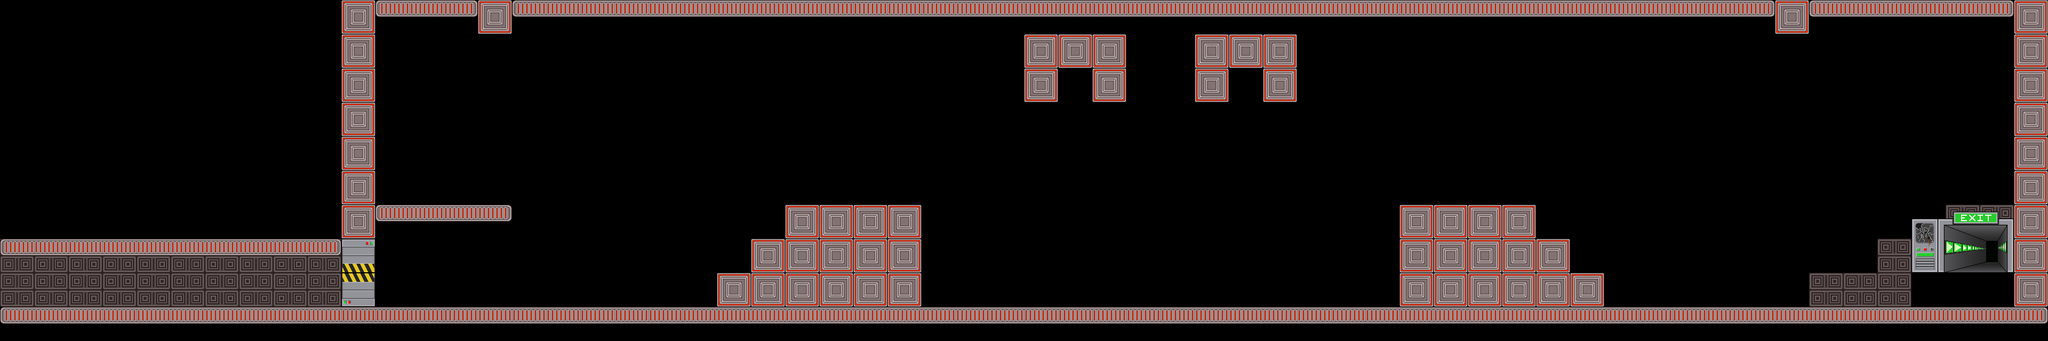

This game map was drawn from its Tiled (.tmx) file and the tilesets committed beside it. A one-line description and the trimmed map source follow:
An orthogonal 60x10 tile map with 64x64 px tiles, 2 tile layers (foreground, front), 17 tilesets and 87 objects (2x Attractive).

<map version="1.0" orientation="orthogonal" width="60" height="10" tilewidth="64" tileheight="64">
 <tileset firstgid="1" name="mur" tilewidth="64" tileheight="64">
  <image source="data/mur.png" trans="ffffff" width="64" height="64" />
 </tileset>
 <tileset firstgid="2" name="sol" tilewidth="64" tileheight="64">
  <image source="data/sol.png" trans="ffffff" width="64" height="64" />
 </tileset>
 <tileset firstgid="3" name="alone" tilewidth="64" tileheight="64">
  <image source="data/alone.png" width="64" height="64" />
 </tileset>
 <tileset firstgid="4" name="left" tilewidth="64" tileheight="64">
  <image source="data/left.png" width="64" height="64" />
 </tileset>
 <tileset firstgid="5" name="mid" tilewidth="64" tileheight="64">
  <image source="data/mid.png" width="64" height="64" />
 </tileset>
 <tileset firstgid="6" name="right" tilewidth="64" tileheight="64">
  <image source="data/right.png" width="64" height="64" />
 </tileset>
 <tileset firstgid="7" name="portebas" tilewidth="64" tileheight="64">
  <image source="data/portebas.png" width="64" height="64" />
 </tileset>
 <tileset firstgid="8" name="portehaut" tilewidth="64" tileheight="64">
  <image source="data/portehaut.png" width="64" height="64" />
 </tileset>
 <tileset firstgid="9" name="fin" tilewidth="192" tileheight="128">
  <image source="data/fin.png" width="192" height="128" />
 </tileset>
 <tileset firstgid="10" name="cube1" tilewidth="327" tileheight="327">
  <tileoffset x="0" y="327" />
  <properties>
   <property name="anim" value="true" />
   <property name="frames" value="8" />
  </properties>
  <image source="data/cube1.png" width="327" height="327" />
 </tileset>
 <tileset firstgid="11" name="cube2" tilewidth="691" tileheight="291">
  <tileoffset x="0" y="632" />
  <properties>
   <property name="anim" value="true" />
   <property name="frames" value="8" />
  </properties>
  <image source="data/cube2.png" width="691" height="291" />
 </tileset>
 <tileset firstgid="12" name="cube3" tilewidth="452" tileheight="159">
  <tileoffset x="0" y="632" />
  <properties>
   <property name="anim" value="true" />
   <property name="frames" value="8" />
  </properties>
  <image source="data/cube3.png" width="452" height="159" />
 </tileset>
 <tileset firstgid="13" name="barre" tilewidth="126" tileheight="521">
  <tileoffset x="0" y="195" />
  <image source="data/barre.png" width="126" height="521" />
 </tileset>
 <tileset firstgid="14" name="cable" tilewidth="64" tileheight="64">
  <image source="data/cable.png" width="64" height="64" />
 </tileset>
 <tileset firstgid="15" name="mur2" tilewidth="64" tileheight="64">
  <image source="data/mur2.png" width="64" height="64" />
 </tileset>
 <tileset firstgid="16" name="lampe1" tilewidth="64" tileheight="64">
  <properties>
   <property name="anim" value="true" />
   <property name="frames" value="4" />
  </properties>
  <image source="data/lampe1.png" width="64" height="64" />
 </tileset>
 <tileset firstgid="17" name="lampe2" tilewidth="64" tileheight="64">
  <properties>
   <property name="anim" value="true" />
   <property name="frames" value="4" />
  </properties>
  <image source="data/lampe2.png" width="64" height="64" />
 </tileset>
 <layer name="foreground" width="70" height="10">
  <data>[700 cells, 29 non-empty, 1 distinct tile ids]</data>
 </layer>
 <layer name="front" width="70" height="10">
  <data>[700 cells, 181 non-empty, 8 distinct tile ids]</data>
 </layer>
 <objectgroup color="#00ff00" name="wall" width="70" height="10">
  <object x="3776" y="0" width="64" height="576" />
  <object x="640" y="0" width="64" height="576" />
  <object x="1664" y="448" width="64" height="128" />
  <object x="2624" y="448" width="64" height="128" />
  <object x="1984" y="64" width="64" height="64" />
  <object x="2048" y="64" width="64" height="128" />
  <object x="1920" y="64" width="64" height="128" />
  <object x="2240" y="64" width="64" height="128" />
  <object x="2304" y="64" width="64" height="64" />
  <object x="2368" y="64" width="64" height="128" />
 </objectgroup>
 <objectgroup color="#0000ff" name="platform" width="70" height="10">
  <object x="640" y="576" width="3200" height="64" />
  <object x="704" y="0" width="3072" height="64" />
  <object x="2624" y="384" width="256" height="64" />
  <object x="2880" y="448" width="64" height="64" />
  <object x="2944" y="512" width="64" height="64" />
  <object x="1408" y="448" width="64" height="64" />
  <object x="1472" y="384" width="256" height="64" />
  <object x="1344" y="512" width="64" height="64" />
  <object x="704" y="384" width="256" height="64" />
 </objectgroup>
 <objectgroup color="#ffffff" name="movable" width="70" height="10" />
 <objectgroup color="#ff6666" name="destroyable" width="70" height="10" />
 <objectgroup color="#800000" name="metalman" width="70" height="10">
  <object x="768" y="512" width="64" height="64">
   <properties>
    <property name="powers" value="Alu" />
   </properties>
  </object>
 </objectgroup>
 <objectgroup color="#800000" name="generator" width="70" height="10">
  <object type="Attractive" x="1984" y="128" width="64" height="64">
   <properties>
    <property name="id" value="1" />
   </properties>
  </object>
  <object type="Attractive" x="2304" y="128" width="64" height="64">
   <properties>
    <property name="id" value="2" />
   </properties>
  </object>
 </objectgroup>
 <objectgroup color="#66ccff" name="switch" width="70" height="10">
  <object x="1984" y="192" width="64" height="64">
   <properties>
    <property name="id" value="1" />
   </properties>
  </object>
  <object x="2304" y="192" width="64" height="64">
   <properties>
    <property name="id" value="2" />
   </properties>
  </object>
  <object x="2048" y="192" width="64" height="64">
   <properties>
    <property name="id" value="2" />
   </properties>
  </object>
  <object x="2240" y="192" width="64" height="64">
   <properties>
    <property name="id" value="1" />
   </properties>
  </object>
  <object x="3200" y="512" width="64" height="64">
   <properties>
    <property name="id" value="2" />
   </properties>
  </object>
  <object x="3200" y="512" width="64" height="64">
   <properties>
    <property name="id" value="1" />
   </properties>
  </object>
 </objectgroup>
 <objectgroup color="#e6e6e6" name="metal" width="70" height="10" />
 <objectgroup color="#333333" name="gate" width="70" height="10">
  <object x="2368" y="384" width="64" height="64">
   <properties>
    <property name="animid" value="15" />
    <property name="enabled" value="true" />
    <property name="next" value="14" />
    <property name="prev" value="16" />
    <property name="type" value="MillieuHD" />
   </properties>
  </object>
  </objectgroup>
 <objectgroup color="#004080" name="acid" width="70" height="10">
  <!-- 28 objects omitted --></objectgroup>
 <objectgroup color="#ffff00" name="arc" width="70" height="10" />
 <objectgroup color="#ffff00" name="levelend" width="70" height="10">
  <!-- 1 objects omitted --></objectgroup>
 <objectgroup color="#800080" name="gateswitch" width="70" height="10">
  <!-- 3 objects omitted --></objectgroup>
 <objectgroup name="lamps" width="70" height="10" />
</map>
<!-- 58 of 87 objects omitted -->
